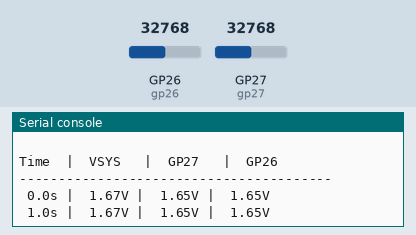
This program was run on a simulated Raspberry Pi Pico running MicroPython. Shown: the last lines printed to the serial console. Inputs (shaded band) come from the test bench; at power-on: GP26 (gp26) = 32768, GP27 (gp27) = 32768 (analog values on the 0–65535 scale). The clock reads 2024-03-15 10:24:30 at power-on unless the program sets it.

Above: at 1.2 s.
1.3 s: GP26 (gp26) set to 45874
At 2.4 s:
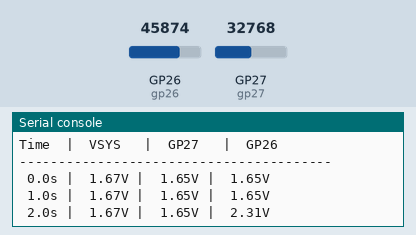
2.8 s: GP27 (gp27) set to 45874
At 3.8 s:
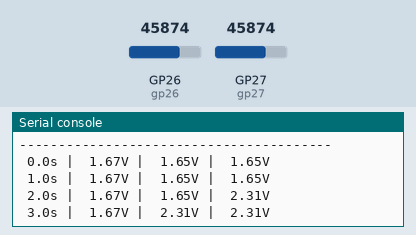
4.3 s: GP26 (gp26) set to 57670
At 5.6 s:
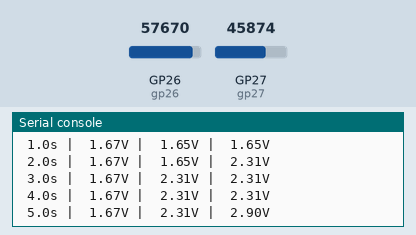
5.8 s: GP27 (gp27) set to 57670
At 10.8 s:
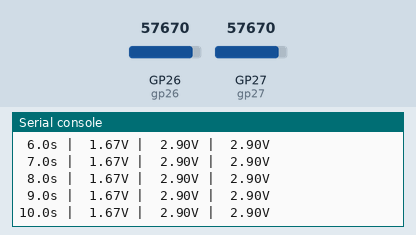
Timing chart, 0 to 12.3 s (numbered marks = the images above; inputs shaded):
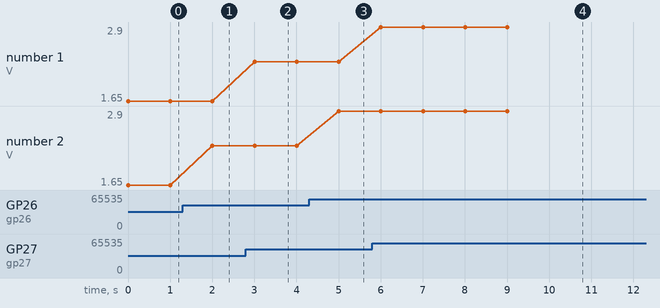

The program:

check_voltage.py
```python
"""
Voltage Check Script
This script helps verify power supply voltages on various pins
"""
from machine import ADC, Pin
import time

# Setup ADCs for voltage monitoring
vsys = ADC(Pin(29))        # VSYS monitoring (ADC3)
gp27 = ADC(Pin(27))        # Our sensor pin (ADC1)
gp26 = ADC(Pin(26))        # Additional test pin (ADC0)

def read_vsys():
    """Read VSYS voltage (should be ~3.3V)"""
    raw = vsys.read_u16()
    return raw * 3.3 / 65535

def read_gp27():
    """Read GP27 voltage"""
    raw = gp27.read_u16()
    return raw * 3.3 / 65535

def read_gp26():
    """Read GP26 voltage for comparison"""
    raw = gp26.read_u16()
    return raw * 3.3 / 65535

def main():
    print("\nVoltage Check Tool")
    print("=================")
    print("Taking readings every second. Press Ctrl+C to stop.")
    print("\nTime  |  VSYS   |  GP27   |  GP26")
    print("-" * 40)

    start_time = time.time()
    try:
        while True:
            vsys = read_vsys()
            sensor = read_gp27()
            test = read_gp26()

            elapsed = time.time() - start_time
            print(f"{elapsed:4.1f}s | {vsys:5.2f}V | {sensor:5.2f}V | {test:5.2f}V")
            time.sleep(1)
    except KeyboardInterrupt:
        print("\nTest stopped by user")

if __name__ == "__main__":
    main() 
```

Measured:
- after the input at 1.3 s, the serial console: prints a new line after 0.70 s (image 1)
- after the input at 2.8 s, the serial console: prints a new line after 0.20 s (image 2)
- after the input at 4.3 s, the serial console: prints a new line after 0.71 s (image 3)
- after the input at 5.8 s, the serial console: prints a new line after 0.21 s (image 4)
- plotted number 2: 1.65 → 2.31 after the input at 1.3 s, 2.31 → 2.9 after the input at 4.3 s
